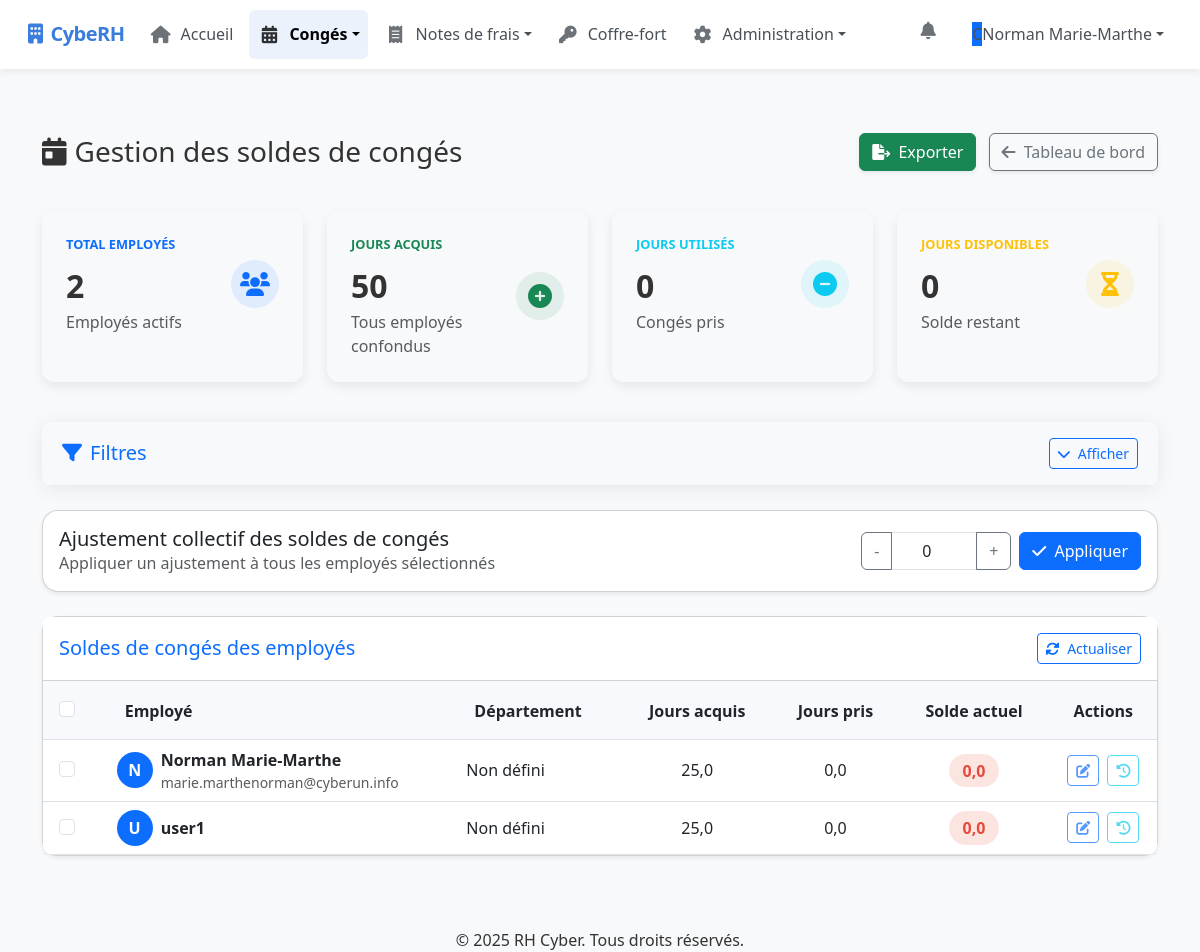
/leave-balance/ (signed in), run on an earlier commit of the app's database.
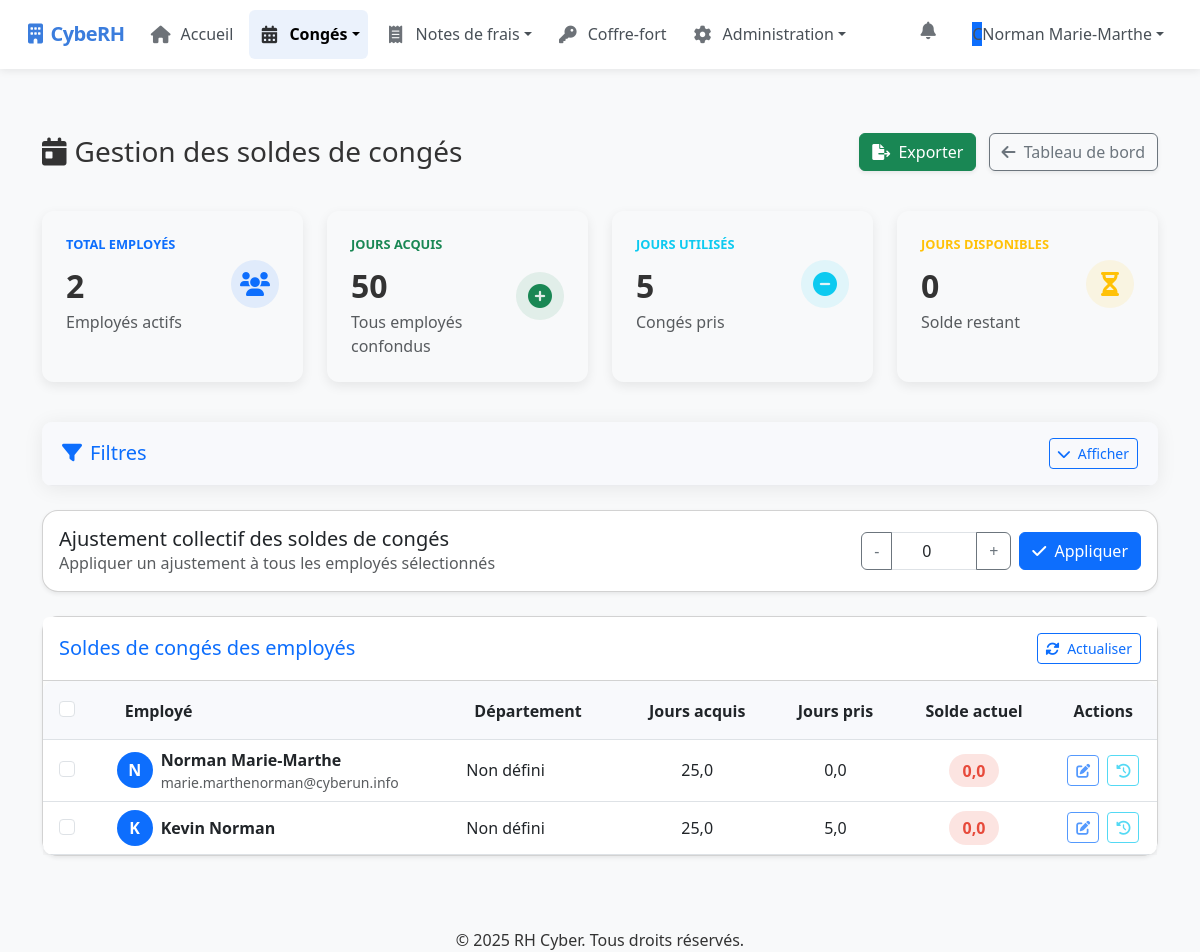
And on a later commit of the database.
### rh_management/models.py (models this page shows, shortened)
class LeaveBalance(models.Model):
    user = models.OneToOneField(User, on_delete=models.CASCADE, related_name='leave_balance')
    acquired = models.DecimalField(max_digits=5, decimal_places=1, default=0)  # Jours acquis
    taken = models.DecimalField(max_digits=5, decimal_places=1, default=0)     # Jours pris
    available = models.DecimalField(max_digits=5, decimal_places=1, default=0)  # Solde disponible
    created_at = models.DateTimeField(auto_now_add=True)
    updated_at = models.DateTimeField(auto_now=True)

### rh_management/views/leave_views.py (the view, shortened to what this page needs)
# urls.py: path('leave-balance/', manage_leave_balances, name='manage_leave_balances'),
@login_required
@user_passes_test(is_admin_or_hr)
def manage_leave_balances(request):
    name = request.GET.get('name', '')
    department_id = request.GET.get('department', '')
    balance_status = request.GET.get('balance_status', '')
    queryset = LeaveBalance.objects.select_related('user', 'user__profile').all()
    if name:
        queryset = queryset.filter(
            Q(user__first_name__icontains=name) |
            Q(user__last_name__icontains=name) |
            Q(user__username__icontains=name)
        )
    if department_id and department_id.isdigit():
        queryset = queryset.filter(user__profile__department_id=department_id)
    stats = {
        'total_employees': LeaveBalance.objects.count(),
        'total_acquired_days': LeaveBalance.objects.aggregate(Sum('acquired'))['acquired__sum'] or 0,
        'total_taken_days': LeaveBalance.objects.aggregate(Sum('taken'))['taken__sum'] or 0,
        'total_available_days': LeaveBalance.objects.aggregate(Sum('available'))['available__sum'] or 0,
    }
    paginator = Paginator(queryset, 10)  # 10 items par page
    page_number = request.GET.get('page', 1)
    leave_balances = paginator.get_page(page_number)
    departments = Department.objects.all()
    query_params = []
    if name:
        query_params.append(f'name={name}')
    if department_id:
        query_params.append(f'department={department_id}')
    if balance_status:
        query_params.append(f'balance_status={balance_status}')
    query_string = '&'.join(query_params)
    context = {
        'leave_balances': leave_balances,
        'stats': stats,
        'departments': departments,
        'filters': {
            'name': name,
            'department': department_id,
            'balance_status': balance_status,
            'query_string': query_string
        }
    }
    return render(request, 'rh_management/manage_leave_balances.html', context)

### rh_management/views/permissions.py (called while the page is built)
def is_admin_or_hr(user):
    return user.is_superuser or user.is_staff

### templates/rh_management/manage_leave_balances.html (shortened to what the changed rows need)
{% extends "base.html" %}
{% block content %}
<div class="container py-4">
    <div class="d-sm-flex align-items-center justify-content-between balance-header">
        <h1 class="h3 mb-0 text-gray-800"><i class="fas fa-calendar-day me-2"></i>Gestion des soldes de congés</h1>
    </div>
    <div class="row mb-4">
        <div class="col-xl-3 col-md-6 mb-3">
            <div class="stats-card">
                <div class="card-body">
                    <div class="row no-gutters align-items-center">
                        <div class="col mr-2">
                            <div class="stats-header text-info">JOURS UTILISÉS</div>
                            <div class="stats-value">{{ stats.total_taken_days|default:"0" }}</div>
                            <div class="text-xs text-muted">Congés pris</div>
                        </div>
                    </div>
                </div>
            </div>
        </div>
    </div>
    <div class="card shadow-sm mb-4 rounded-4">
        <div class="card-body p-0">
            {% if leave_balances %}
                <div class="table-responsive">
                    <table class="table table-hover balance-table align-middle mb-0" id="balancesTable">
                        <thead>
                            <tr>
                                <th class="ps-3">
                                    <div class="form-check">
                                        <input class="form-check-input" type="checkbox" id="selectAllEmployees">
                                    </div>
                                </th>
                                <th>Employé</th>
                                <th>Département</th>
                                <th class="text-center">Jours acquis</th>
                                <th class="text-center">Jours pris</th>
                                <th class="text-center">Solde actuel</th>
                                <th class="text-center">Actions</th>
                            </tr>
                        </thead>
                        <tbody>
                            {% for balance in leave_balances %}
                                <tr class="balance-row" data-employee-id="{{ balance.user.id }}">
                                    <td class="ps-3">
                                        <div class="form-check">
                                            <input class="form-check-input employee-select" type="checkbox" value="{{ balance.user.id }}">
                                        </div>
                                    </td>
                                    <td>
                                        <div class="d-flex align-items-center">
                                            <div class="user-bubble bg-primary text-white me-2">
                                                {{ balance.user.get_full_name|default:balance.user.username|slice:":1"|upper }}
                                            </div>
                                            <div>
                                                <div class="fw-bold">{{ balance.user.get_full_name|default:balance.user.username }}</div>
                                            </div>
                                        </div>
                                    </td>
                                    <td>{{ balance.user.profile.department|default:"Non défini" }}</td>
                                    <td class="text-center acquired-days">{{ balance.acquired }}</td>
                                    <td class="text-center taken-days">{{ balance.taken }}</td>
                                    <td class="text-center">
                                        <span class="balance-badge
                                            {% if balance.available > 15 %}balance-high
                                            {% elif balance.available > 5 %}balance-medium
                                            {% elif balance.available > 0 %}balance-low
                                            {% else %}balance-critical{% endif %}">
                                            {{ balance.available }}
                                        </span>
                                    </td>
                                    <td class="text-center">
                                        <div class="btn-group-actions">
                                            <button type="button" class="btn btn-sm btn-outline-primary me-1 adjust-balance"
                                                    data-bs-toggle="modal"
                                                    data-bs-target="#adjustBalanceModal"
                                                    data-id="{{ balance.user.id }}"
                                                    data-name="{{ balance.user.get_full_name|default:balance.user.username }}"
                                                    data-balance="{{ balance.available }}">
                                                <i class="fas fa-edit"></i>
                                            </button>
                                            <button type="button" class="btn btn-sm btn-outline-info view-history"
                                                    data-bs-toggle="modal"
                                                    data-bs-target="#historyModal"
                                                    data-id="{{ balance.user.id }}"
                                                    data-name="{{ balance.user.get_full_name|default:balance.user.username }}">
                                                <i class="fas fa-history"></i>
                                            </button>
                                        </div>
                                    </td>
                                </tr>
                            {% endfor %}
                        </tbody>
                    </table>
                </div>
            {% endif %}
        </div>
    </div>
</div>
{% endblock %}

What changed in the data, as far as the page shows it:
changed LeaveBalance: user.get_full_name "U" → "K"; user.get_full_name "user1" → "Kevin Norman"; taken "0,0" → "5,0"
Also different on the page:
{{ stats.total_taken_days|default:"0" }}: "0" → "5"
